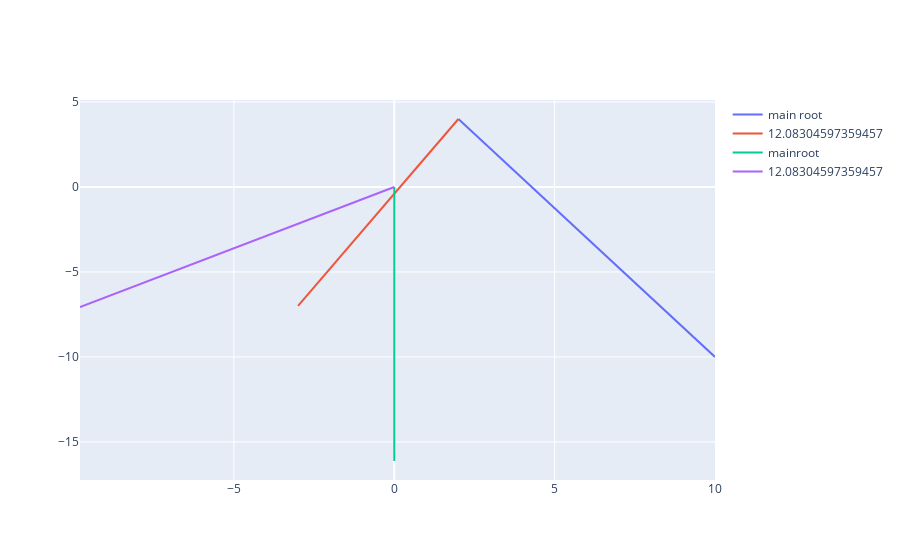

Write notebook code for a chart like this one.
### Code cell
a = float(input("enter a: "))
b = float(input("enter b: ") )
c = float(input("enter c: "))
d = float(input("enter d: "))
AngledPlot = []
deAngledPlot=[]
Tmax = mainroot(a,b,c,d)
print(Tmax)
AngledPlot.append(angledMPlot(a,b,c,d))
deAngledPlot.append(deAngledMPlot(a,b,c,d))
G = float(input("enter G: "))
al = float(input("enter alpha value: "))
numPoints = int(input("enter the number of points you would like to do: "))
point=1
listOfTs=[["lenght","xt","yt","t"]]
while point < (numPoints+1):
    p = float(input("enter p value for point: " +str(point)))
    q = float(input("endter q value for point: " + str(point)))
    Array = bestTAngled(a,b,c,d,p,q,G,al)
    #dArray =[t, pqArray[0], pqArray[1]]
    #Array =(length,xt,xy,dArray)
    dArray= Array[3]
    dlineArray = plotD(G,al,Tmax, Array[0], dArray[0],dArray[1],dArray[2])
    deAngledPlot.append(dlineArray[0])
    AngledPlot.append(plotA(a,b,c,d,dlineArray[1],dlineArray[2],Array[0],p,Array[1]))
    printArray=[Array[0], Array[1],Array[2],dArray[0]]
    listOfTs.append(printArray)
    point = point+1
print (listOfTs)
#iplot(AngledPlot)
#iplot(deAngledPlot)
iplot(AngledPlot +deAngledPlot)

### Figure 1 — Plotly figure (JSON) as saved in the notebook; plotly's stock layout.template omitted (floating-point values rounded to 4 significant figures)
{"data": [{"mode": "lines", "name": "main root", "type": "scatter", "x": [2, 2.163, 2.327, 2.49, 2.653, 2.816, 2.98, 3.143, 3.306, 3.469, 3.633, 3.796, 3.959, 4.122, 4.286, 4.449, 4.612, 4.776, 4.939, 5.102, 5.265, 5.429, 5.592, 5.755, 5.918, 6.082, 6.245, 6.408, 6.571, 6.735, 6.898, 7.061, 7.224, 7.388, 7.551, 7.714, 7.878, 8.041, 8.204, 8.367, 8.531, 8.694, 8.857, 9.02, 9.184, 9.347, 9.51, 9.673, 9.837, 10], "y": [4, 3.714, 3.429, 3.143, 2.857, 2.571, 2.286, 2, 1.714, 1.429, 1.143, 0.8571, 0.5714, 0.2857, 0, -0.2857, -0.5714, -0.8571, -1.143, -1.429, -1.714, -2, -2.286, -2.571, -2.857, -3.143, -3.429, -3.714, -4, -4.286, -4.571, -4.857, -5.143, -5.429, -5.714, -6.0, -6.286, -6.571, -6.857, -7.143, -7.429, -7.714, -8, -8.286, -8.571, -8.857, -9.143, -9.429, -9.714, -10]}, {"mode": "lines", "name": "12.08304597359457", "type": "scatter", "x": [2, 1.898, 1.796, 1.694, 1.592, 1.49, 1.388, 1.286, 1.184, 1.082, 0.9796, 0.8776, 0.7755, 0.6735, 0.5714, 0.4694, 0.3673, 0.2653, 0.1633, 0.06122, -0.04082, -0.1429, -0.2449, -0.3469, -0.449, -0.551, -0.6531, -0.7551, -0.8571, -0.9592, -1.061, -1.163, -1.265, -1.367, -1.469, -1.571, -1.673, -1.776, -1.878, -1.98, -2.082, -2.184, -2.286, -2.388, -2.49, -2.592, -2.694, -2.796, -2.898, -3.0], "y": [4, 3.776, 3.551, 3.327, 3.102, 2.878, 2.653, 2.429, 2.204, 1.98, 1.755, 1.531, 1.306, 1.082, 0.8571, 0.6327, 0.4082, 0.1837, -0.04082, -0.2653, -0.4898, -0.7143, -0.9388, -1.163, -1.388, -1.612, -1.837, -2.061, -2.286, -2.51, -2.735, -2.959, -3.184, -3.408, -3.633, -3.857, -4.082, -4.306, -4.531, -4.755, -4.98, -5.204, -5.429, -5.653, -5.878, -6.102, -6.327, -6.551, -6.776, -7]}, {"mode": "lines", "name": "mainroot", "type": "scatter", "x": [0, 0, 0, 0, 0, 0, 0, 0, 0, 0, 0, 0, 0, 0, 0, 0, 0, 0, 0, 0, 0, 0, 0, 0, 0, 0, 0, 0, 0, 0, 0, 0, 0, 0, 0, 0, 0, 0, 0, 0, 0, 0, 0, 0, 0, 0, 0, 0, 0, 0], "y": [-16.12, -15.8, -15.47, -15.14, -14.81, -14.48, -14.15, -13.82, -13.49, -13.16, -12.83, -12.5, -12.18, -11.85, -11.52, -11.19, -10.86, -10.53, -10.2, -9.872, -9.543, -9.214, -8.885, -8.556, -8.227, -7.898, -7.569, -7.24, -6.911, -6.581, -6.252, -5.923, -5.594, -5.265, -4.936, -4.607, -4.278, -3.949, -3.62, -3.291, -2.962, -2.633, -2.304, -1.974, -1.645, -1.316, -0.9872, -0.6581, -0.3291, 0]}, {"mode": "lines", "name": "12.08304597359457", "type": "scatter", "x": [0, -0.2, -0.3999, -0.5999, -0.7999, -0.9999, -1.2, -1.4, -1.6, -1.8, -2.0, -2.2, -2.4, -2.6, -2.8, -3.0, -3.2, -3.4, -3.6, -3.8, -3.999, -4.199, -4.399, -4.599, -4.799, -4.999, -5.199, -5.399, -5.599, -5.799, -5.999, -6.199, -6.399, -6.599, -6.799, -6.999, -7.199, -7.399, -7.599, -7.799, -7.999, -8.199, -8.399, -8.599, -8.799, -8.999, -9.199, -9.399, -9.599, -9.799], "y": [0, -0.1443, -0.2886, -0.4329, -0.5771, -0.7214, -0.8657, -1.01, -1.154, -1.299, -1.443, -1.587, -1.731, -1.876, -2.02, -2.164, -2.309, -2.453, -2.597, -2.741, -2.886, -3.03, -3.174, -3.319, -3.463, -3.607, -3.751, -3.896, -4.04, -4.184, -4.329, -4.473, -4.617, -4.761, -4.906, -5.05, -5.194, -5.339, -5.483, -5.627, -5.771, -5.916, -6.06, -6.204, -6.349, -6.493, -6.637, -6.781, -6.926, -7.07]}], "layout": {"autosize": true, "xaxis": {"autorange": true, "range": [-9.799, 10], "type": "linear"}, "yaxis": {"autorange": true, "range": [-17.24, 5.118], "type": "linear"}}}
